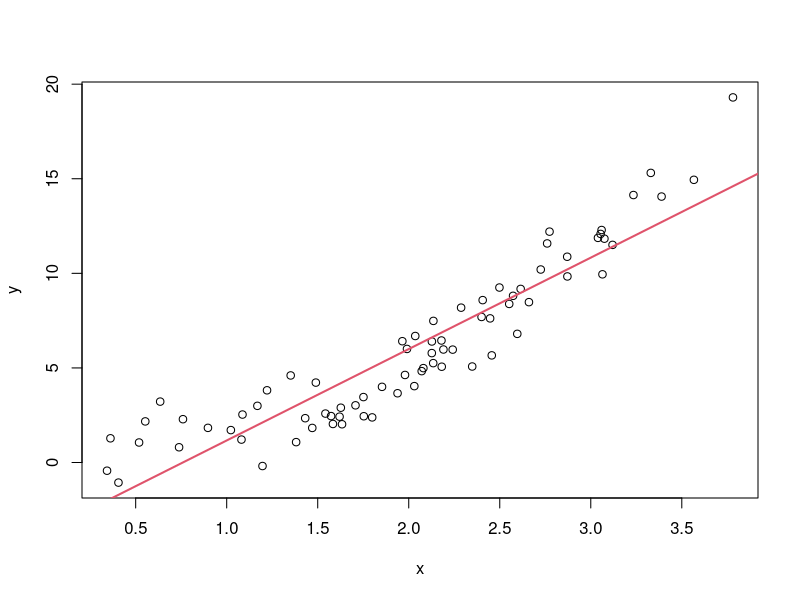
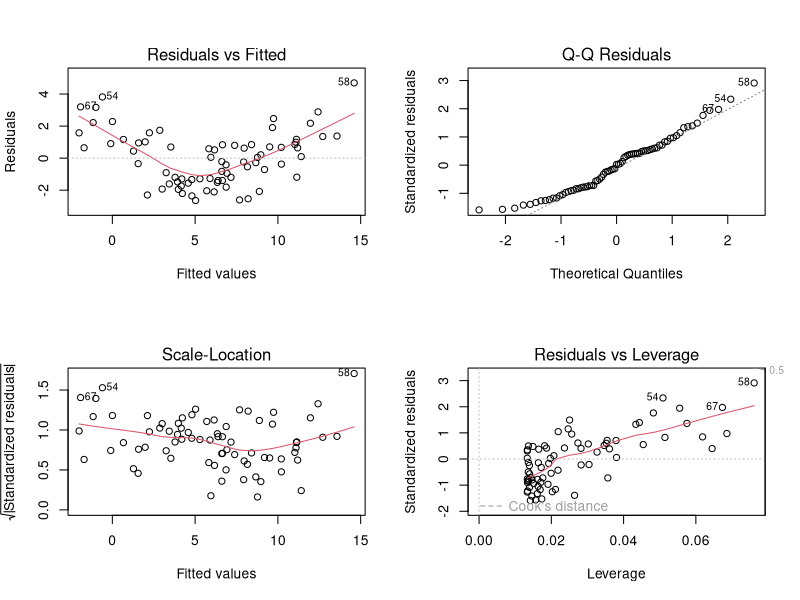
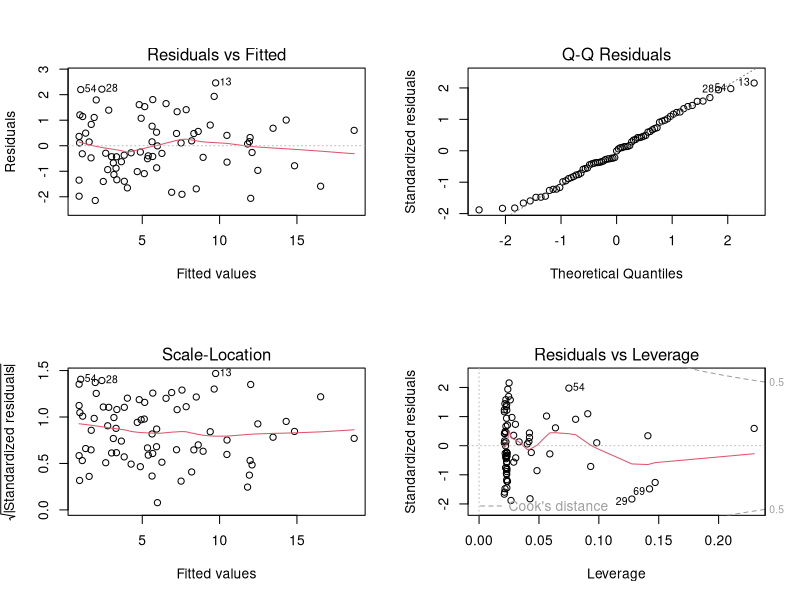
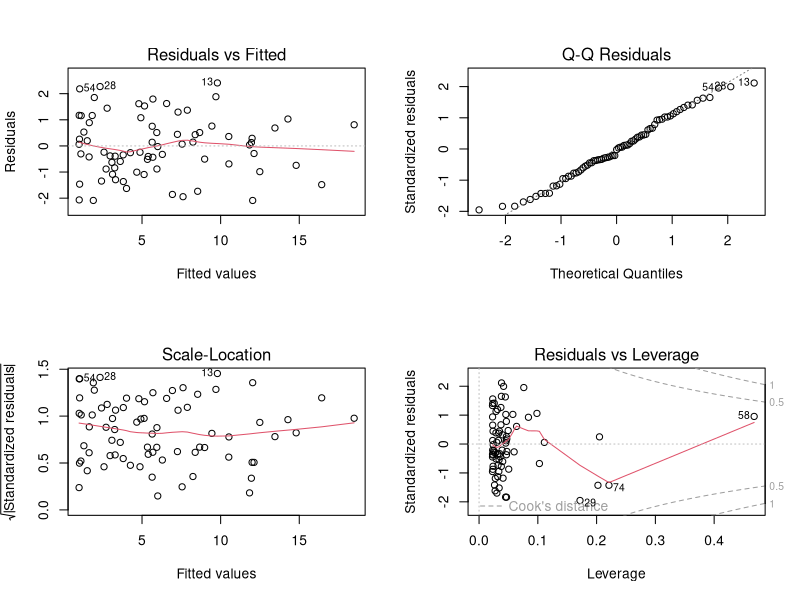
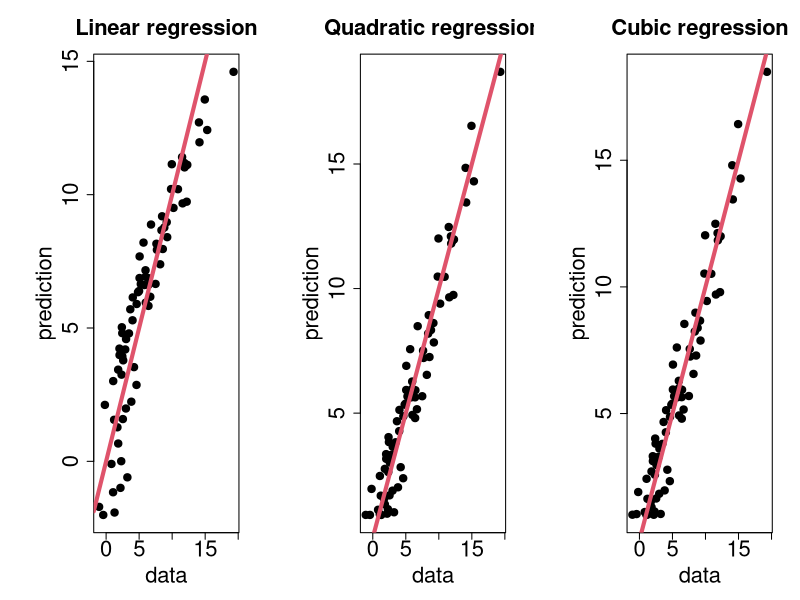

The R source for these figures, in order:
library(psych)
set.seed(1919)
n <- 75
x <- 2+rnorm(n)
y <- 1-x+1.5*x^2+rnorm(n)
data <- data.frame(x=x,y=y)
plot(data)
summary(fit1 <- lm(y~x,data))
abline(fit1,lwd=2,col=2)
par(mfrow=c(2,2))
plot(fit1)
par(mfrow=c(1,1))

# Test different methods
data$x2 <- data$x^2
summary(fit2 <- lm(y~.,data))
summary(fit2.bis <- lm(y~x+I(x^2),data))
par(mfrow=c(2,2))
plot(fit2.bis)
summary(fit3 <- lm(y~x+I(x^2)+I(x^3),data))
plot(fit3)

x11()
par(mar=c(5.1,7.1,4.1,2.1)) # Change margins
par(mfrow=c(1,3))
plot(data$y,predict(fit1,data),main='Linear regression',pch=19,
     cex=1.5,cex.lab=2,cex.axis=2,xlab='data',ylab='prediction',cex.main=2)
abline(0,1,col=2,lwd=4)
plot(data$y,predict(fit2,data),main='Quadratic regression',pch=19,
     cex=1.5,cex.lab=2,cex.axis=2,xlab='data',ylab='prediction',cex.main=2)
abline(0,1,col=2,lwd=4)
plot(data$y,predict(fit3,data),main='Cubic regression',pch=19,
     cex=1.5,cex.lab=2,cex.axis=2,xlab='data',ylab='prediction',cex.main=2)
abline(0,1,col=2,lwd=4)

## Redux: Use caret and cross validation
library(caret)
my.summary <- function(fit) {
  cat("Mean R^2:",mean(fit$resample$Rsquared)," Sd R^2:",sd(fit$resample$Rsquared),
    "Mean RMSE:",mean(fit$resample$RMSE)," Sd RMSE:",sd(fit$resample$RMSE))
  }
fit1.cv <- train(y ~ x , data = data, method = "lm",
  trControl = trainControl(method  = "cv",number  = 10))
fit2.cv <- train(y ~ x +I(x^2), data = data, method = "lm",
  trControl = trainControl(method  = "cv",number  = 10))
fit3.cv <- train(y ~ x +I(x^2)+I(x^3), data = data, method = "lm",
  trControl = trainControl(method  = "cv",number  = 10))
my.summary(fit1.cv)
my.summary(fit2.cv)
my.summary(fit3.cv)
